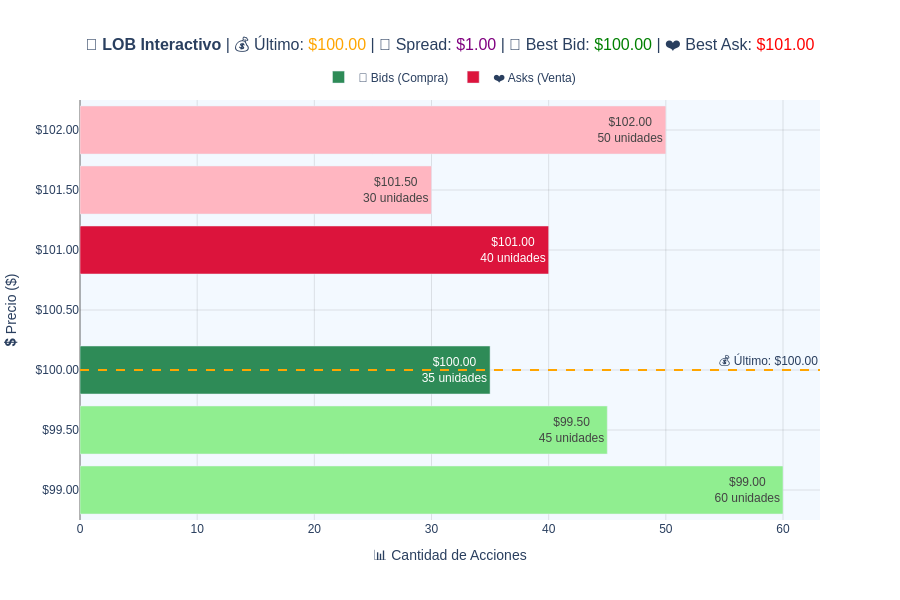

The code cell stored with this chart in its notebook:
### Code cell
def plot_interactive_lob(lob):
    """Visualizar LOB interactivo con estilo mejorado"""
    fig = go.Figure()
    
    # Preparar datos
    if lob.bids:
        bid_prices = sorted(lob.bids.keys(), reverse=True)
        bid_quantities = [lob.bids[p] for p in bid_prices]
        bid_colors = ['#2E8B57' if i == 0 else '#90EE90' for i in range(len(bid_prices))]  # Mejor bid más oscuro
    else:
        bid_prices, bid_quantities, bid_colors = [], [], []
        
    if lob.asks:
        ask_prices = sorted(lob.asks.keys())
        ask_quantities = [lob.asks[p] for p in ask_prices]
        ask_colors = ['#DC143C' if i == 0 else '#FFB6C1' for i in range(len(ask_prices))]  # Mejor ask más oscuro
    else:
        ask_prices, ask_quantities, ask_colors = [], [], []
    
    # Bids (verde degradado)
    if bid_prices:
        fig.add_trace(go.Bar(
            x=bid_quantities,
            y=bid_prices,
            orientation='h',
            name='💚 Bids (Compra)',
            marker_color=bid_colors,
            text=[f'${p:.2f}<br>{q} unidades' for p, q in zip(bid_prices, bid_quantities)],
            textposition='auto',
            hovertemplate='<b>BID</b><br>Precio: $%{y:.2f}<br>Cantidad: %{x}<br><extra></extra>'
        ))
    
    # Asks (rojo degradado)
    if ask_prices:
        fig.add_trace(go.Bar(
            x=ask_quantities,
            y=ask_prices,
            orientation='h',
            name='❤️ Asks (Venta)',
            marker_color=ask_colors,
            text=[f'${p:.2f}<br>{q} unidades' for p, q in zip(ask_prices, ask_quantities)],
            textposition='auto',
            hovertemplate='<b>ASK</b><br>Precio: $%{y:.2f}<br>Cantidad: %{x}<br><extra></extra>'
        ))
    
    # Información del spread y mejores precios
    best_bid, best_ask = lob.get_best_bid_ask()
    spread = lob.get_spread()
    
    # Línea del último precio
    if best_bid and best_ask:
        fig.add_hline(
            y=lob.last_price, 
            line_dash="dash", 
            line_color="orange", 
            line_width=2,
            annotation_text=f"💰 Último: ${lob.last_price:.2f}",
            annotation_position="top right"
        )
    
    # Título dinámico con emojis y colores
    if spread:
        title_text = f"🎯 <b>LOB Interactivo</b> | 💰 Último: <span style='color:orange'>${lob.last_price:.2f}</span> | 📏 Spread: <span style='color:purple'>${spread:.2f}</span>"
        if best_bid:
            title_text += f" | 💚 Best Bid: <span style='color:green'>${best_bid:.2f}</span>"
        if best_ask:
            title_text += f" | ❤️ Best Ask: <span style='color:red'>${best_ask:.2f}</span>"
    else:
        title_text = f"🎯 <b>LOB Interactivo</b> | 💰 Último: <span style='color:orange'>${lob.last_price:.2f}</span>"
    
    fig.update_layout(
        title={
            'text': title_text,
            'x': 0.5,
            'xanchor': 'center',
            'font': {'size': 16}
        },
        xaxis_title="📊 Cantidad de Acciones",
        yaxis_title="💲 Precio ($)",
        height=600,
        barmode='overlay',
        plot_bgcolor='rgba(240,248,255,0.8)',  # Fondo azul claro
        paper_bgcolor='white',
        font={'family': 'Arial, sans-serif'},
        showlegend=True,
        legend=dict(
            orientation="h",
            yanchor="bottom",
            y=1.02,
            xanchor="center",
            x=0.5
        )
    )
    
    # Personalizar ejes
    fig.update_xaxes(
        gridcolor='rgba(0,0,0,0.1)',
        gridwidth=1,
        zeroline=True,
        zerolinecolor='rgba(0,0,0,0.3)'
    )
    
    fig.update_yaxes(
        gridcolor='rgba(0,0,0,0.1)',
        gridwidth=1,
        tickformat='$.2f'
    )
    
    return fig

# Mostrar LOB inicial
fig = plot_interactive_lob(interactive_lob)
fig.show()

### Figure 1 — Plotly figure (JSON) as saved in the notebook; plotly's stock layout.template omitted (floating-point values rounded to 4 significant figures)
{"data": [{"hovertemplate": "<b>BID</b><br>Precio: $%{y:.2f}<br>Cantidad: %{x}<br><extra></extra>", "marker": {"color": ["#2E8B57", "#90EE90", "#90EE90"]}, "name": "💚 Bids (Compra)", "orientation": "h", "text": ["$100.00<br>35 unidades", "$99.50<br>45 unidades", "$99.00<br>60 unidades"], "textposition": "auto", "type": "bar", "x": [35, 45, 60], "y": [100, 99.5, 99]}, {"hovertemplate": "<b>ASK</b><br>Precio: $%{y:.2f}<br>Cantidad: %{x}<br><extra></extra>", "marker": {"color": ["#DC143C", "#FFB6C1", "#FFB6C1"]}, "name": "❤️ Asks (Venta)", "orientation": "h", "text": ["$101.00<br>40 unidades", "$101.50<br>30 unidades", "$102.00<br>50 unidades"], "textposition": "auto", "type": "bar", "x": [40, 30, 50], "y": [101, 101.5, 102]}], "layout": {"annotations": [{"showarrow": false, "text": "💰 Último: $100.00", "x": 1, "xanchor": "right", "xref": "x domain", "y": 100, "yanchor": "bottom", "yref": "y"}], "barmode": "overlay", "font": {"family": "Arial, sans-serif"}, "height": 600, "legend": {"orientation": "h", "x": 0.5, "xanchor": "center", "y": 1.02, "yanchor": "bottom"}, "paper_bgcolor": "white", "plot_bgcolor": "rgba(240,248,255,0.8)", "shapes": [{"line": {"color": "orange", "dash": "dash", "width": 2}, "type": "line", "x0": 0, "x1": 1, "xref": "x domain", "y0": 100, "y1": 100, "yref": "y"}], "showlegend": true, "title": {"font": {"size": 16}, "text": "🎯 <b>LOB Interactivo</b> | 💰 Último: <span style='color:orange'>$100.00</span> | 📏 Spread: <span style='color:purple'>$1.00</span> | 💚 Best Bid: <span style='color:green'>$100.00</span> | ❤️ Best Ask: <span style='color:red'>$101.00</span>", "x": 0.5, "xanchor": "center"}, "xaxis": {"gridcolor": "rgba(0,0,0,0.1)", "gridwidth": 1, "title": {"text": "📊 Cantidad de Acciones"}, "zeroline": true, "zerolinecolor": "rgba(0,0,0,0.3)"}, "yaxis": {"gridcolor": "rgba(0,0,0,0.1)", "gridwidth": 1, "tickformat": "$.2f", "title": {"text": "💲 Precio ($)"}}}}
